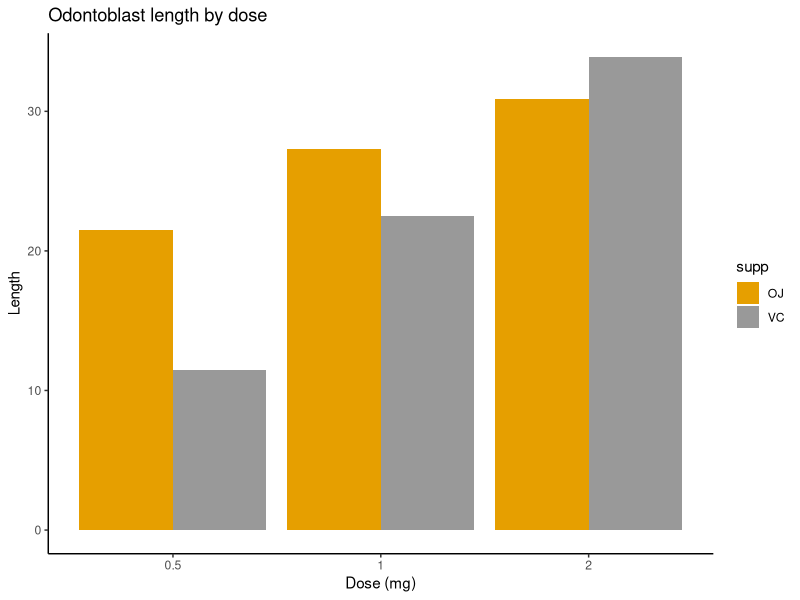

Write the R code that produced this figure.
## ---- chunk 1
library(ggplot2)
library(dplyr)
gp=ToothGrowth
gp$dose=as.factor(gp$dose)
# Default bar plot
p<- ggplot(gp, aes(x=dose, y=len, fill=supp)) + 
  geom_bar(stat="identity", position=position_dodge()) 
# Finished bar plot
p+labs(title="Odontoblast length by dose", x="Dose (mg)", y = "Length")+
   theme_classic() +
   scale_fill_manual(values=c('#E69F00','#999999'))

